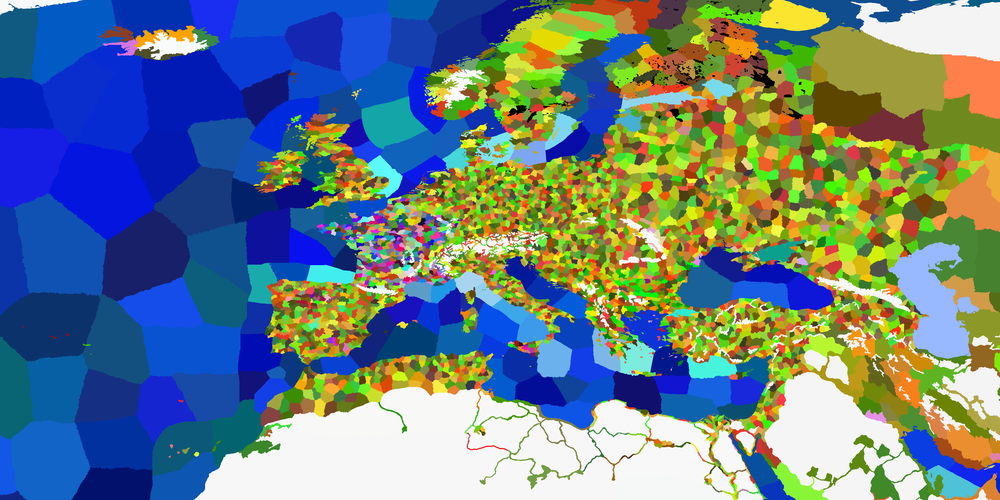
#> input picture Projects/JavaScript/15slippyMap/1p5js/map.png, 1000 x 500 px, shrunk from 4096 x 2048 before the run; its folder holds only this picture in this run
$ python quadtree.py
#> lines starting #> are read from the running program, lines starting #| are printed output that depends on the picture
import os
from PIL import Image
import numpy as np
import math

def majority_downscale(img):
    """
    Halves the image with majority (discrete bilinear) interpolation, so no new colours are created.
    When halving, the output pixel centre lies exactly between 4 source pixels, so all bilinear weights
    are 0.25 and the majority vote becomes the most common colour of each 2x2 block.
    Ties (2-2 or all different) go to the first candidate: up-left, up-right, bottom-left, bottom-right.
    """
    pixels = np.asarray(img)
    if pixels.ndim == 2:
        pixels = pixels[:, :, None]

    # Pack each colour into one integer so whole colours are compared, not single channels
    keys = np.zeros(pixels.shape[:2], dtype=np.uint32)
    for c in range(pixels.shape[2]):
        keys |= pixels[:, :, c].astype(np.uint32) << (8 * c)

    candidates = np.stack([keys[0::2, 0::2], keys[0::2, 1::2], keys[1::2, 0::2], keys[1::2, 1::2]])
    candidatePixels = np.stack([pixels[0::2, 0::2], pixels[0::2, 1::2], pixels[1::2, 0::2], pixels[1::2, 1::2]])

    # Score of each candidate = number of pixels in the block with the same colour
    scores = (candidates[:, None] == candidates[None, :]).sum(axis=1)
    winner = scores.argmax(axis=0) # argmax returns the first index on ties

    rows, cols = np.indices(winner.shape)
    result = candidatePixels[winner, rows, cols]
    if np.asarray(img).ndim == 2:
        result = result[:, :, 0]

    downscaled = Image.fromarray(result, img.mode)
    if img.mode == "P":
        downscaled.putpalette(img.getpalette())
    return downscaled

# Output directory -> extra pixels on each side of every tile, copied from the neighbouring tiles
# (edge pixels repeated at the map edges). With 1 a tile is 258x258 and the viewer's majority filter
# never needs another tile
OUTPUTS = {
    "map": 0,             # 256x256, V1-V9
    "map_withborder": 1,  # 258x258, V10+
}

def create_quadtree_tiles(image_path):
    """
    Creates a quadtree tile structure for a slippy map, once per entry in OUTPUTS.
    Takes an image and generates tiles from the highest zoom level down to zoom level 0 (single tile).

    Args:
        image_path: Path to the source image (e.g., "map.png")
    """
#> called with image_path = 'map.png'

    # Open the image
    try:
        img = Image.open(image_path)
#> img is the input picture: PIL image 1000x500 RGB; mean R, G, B 103.6, 125.5, 134.5
        print(f"Loaded image: {image_path}")
        print(f"Image size: {img.size[0]} x {img.size[1]} pixels")
#| Image size: 1000 x 500 pixels
    except Exception as e:
        print(f"Error loading image: {e}")
        return

    width, height = img.size
#> width = 1000; height = 500
    tile_size = 256

    # Calculate the maximum zoom level based on image dimensions
    # For a slippy map, image width should be 2^n * 256 and height should be 2^m * 256
    max_tiles_x = width // tile_size
#> max_tiles_x = 3
    max_tiles_y = height // tile_size
#> max_tiles_y = 1

    # Verify image is divisible by 256
    if width % tile_size != 0 or height % tile_size != 0:
        print(f"Warning: Image dimensions ({width}x{height}) are not divisible by 256")
#| Warning: Image dimensions (1000x500) are not divisible by 256
        print("Cropping to nearest multiple of 256...")
        width = (width // tile_size) * tile_size
#> width = 768
        height = (height // tile_size) * tile_size
#> height = 256
        img = img.crop((0, 0, width, height))
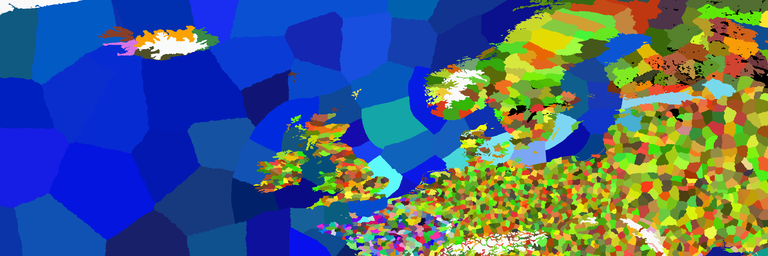
#> img: PIL image 768x256 RGB; mean R, G, B 72.9, 98, 128.7

    # Calculate zoom levels
    # Highest zoom level is where the image is divided into tile_size x tile_size tiles
    max_zoom = max(
        int(math.log2(max_tiles_x)) if max_tiles_x > 0 else 0,
        int(math.log2(max_tiles_y)) if max_tiles_y > 0 else 0
    )
#> max_zoom = 1

    print(f"Tiles at max zoom: {max_tiles_x} x {max_tiles_y}")
#| Tiles at max zoom: 3 x 1
    print(f"Generating tiles from zoom level {max_zoom} down to zoom level 0...")
#> (printed output is left out)

    current_img = img.copy()

    # Generate tiles from highest zoom down to lowest
    for zoom in range(max_zoom, -1, -1):
        current_width, current_height = current_img.size
        tiles_x = current_width // tile_size
        tiles_y = current_height // tile_size

        print(f"\nZoom level {zoom}: {tiles_x}x{tiles_y} tiles ({current_width}x{current_height} pixels)")

        for output_dir, border in OUTPUTS.items():
            # Create zoom directory
            zoom_dir = os.path.join(output_dir, str(zoom-1))
            os.makedirs(zoom_dir, exist_ok=True)

            # Pad the whole level once, so tiles at the map edges also get a border
            pixels = np.asarray(current_img)
            padding = ((border, border), (border, border)) + ((0, 0),) * (pixels.ndim - 2)
            padded_img = Image.fromarray(np.pad(pixels, padding, mode="edge"), current_img.mode)
            if current_img.mode == "P":
                padded_img.putpalette(current_img.getpalette())

            # Extract and save individual tiles
            for y in range(tiles_y):
                x_dir = os.path.join(zoom_dir, str(y))
                os.makedirs(x_dir, exist_ok=True)

                for x in range(tiles_x):
                    # Extract tile plus its border (padded coordinates, the tile itself starts at left + border)
                    left = x * tile_size
                    top = y * tile_size
                    right = left + tile_size + 2 * border
                    bottom = top + tile_size + 2 * border

                    tile = padded_img.crop((left, top, right, bottom))

                    # Save tile as map/z/y/x.png (standard slippy map format)
                    tile_path = os.path.join(x_dir, f"{x}.png")
                    tile.save(tile_path, "PNG")

        # Stop if we've reached zoom 0 (when one dimension is 256)
        if tiles_x == 1 or tiles_y == 1:
            print("Reached zoom level 0. Done!")
            break

        # Downscale image for next zoom level
        current_img = majority_downscale(current_img)
#> this loop made 1 pass
#> pass 1, in create_quadtree_tiles, `tile.save(tile_path, "PNG")`:
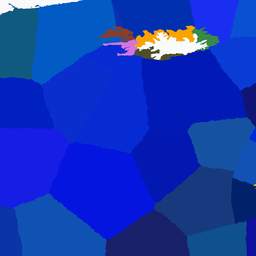
#> saved as 0.png: PIL image 256x256 RGB; mean R, G, B 18.8, 54.8, 182.4
#> pass 1, in create_quadtree_tiles, `tile.save(tile_path, "PNG")`:
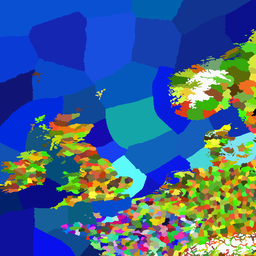
#> saved as 1.png: PIL image 256x256 RGB; mean R, G, B 63.6, 99.2, 142
#> pass 1, in create_quadtree_tiles, `tile.save(tile_path, "PNG")`:
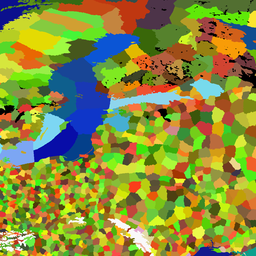
#> saved as 2.png: PIL image 256x256 RGB; mean R, G, B 136.3, 139.9, 61.6
#> pass 1, in create_quadtree_tiles, `tile.save(tile_path, "PNG")`:
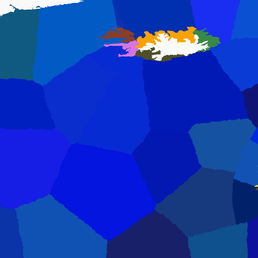
#> saved as 0.png: PIL image 258x258 RGB; mean R, G, B 19.1, 55.1, 182.3
#> after the loop:
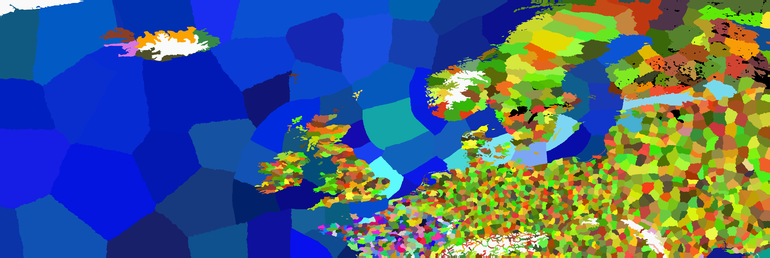
#> padded_img: PIL image 770x258 RGB; mean R, G, B 73, 98, 128.7
#> after the loop:
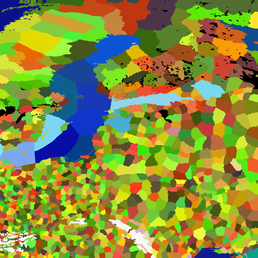
#> tile: PIL image 258x258 RGB; mean R, G, B 136.2, 139.7, 61.6

    print(f"\nTiles saved to {', '.join(f'{d}/' for d in OUTPUTS)}")

if __name__ == "__main__":
    # Run the tile generator
    create_quadtree_tiles("map.png")
